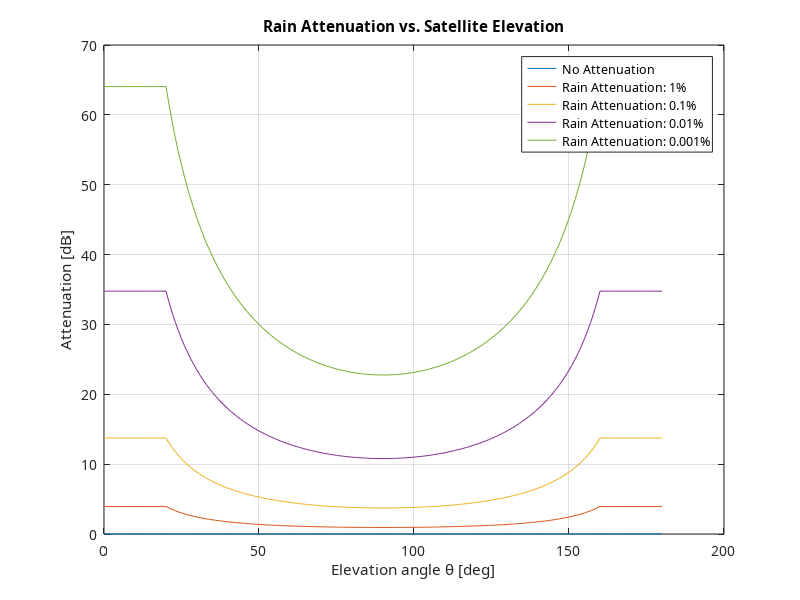
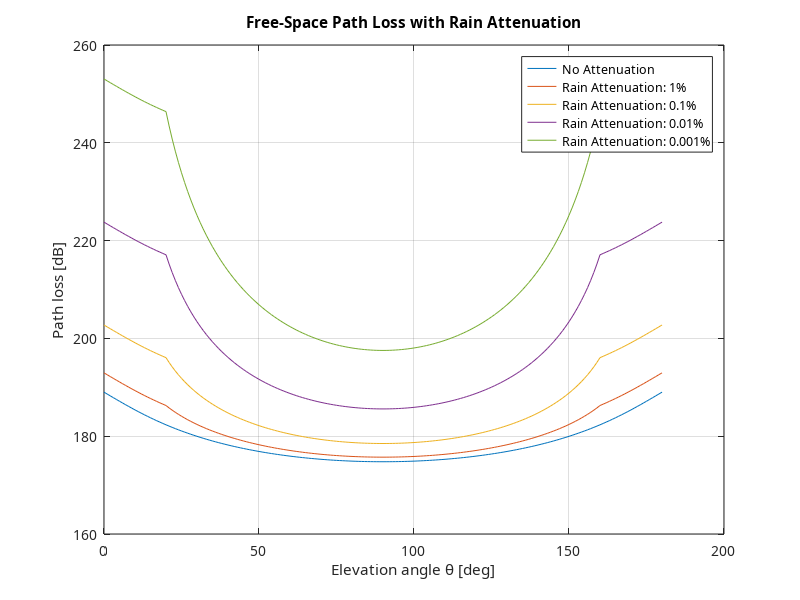
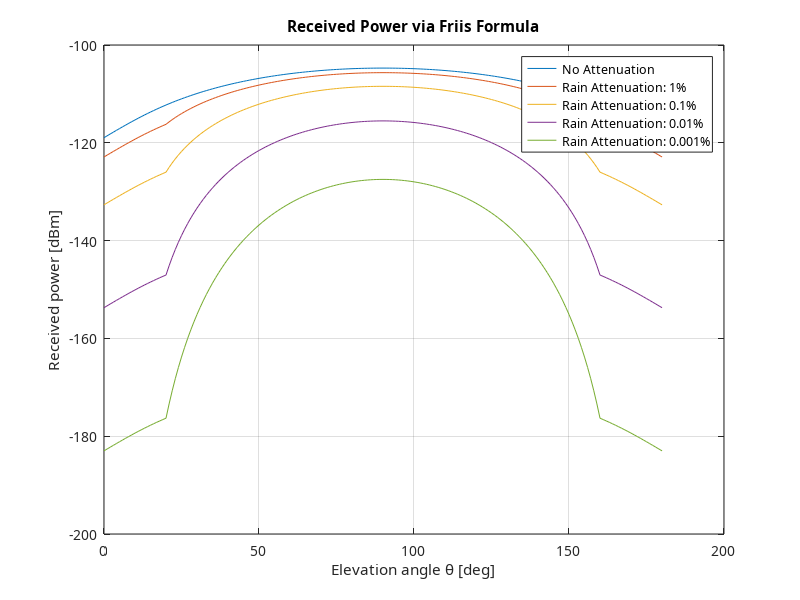
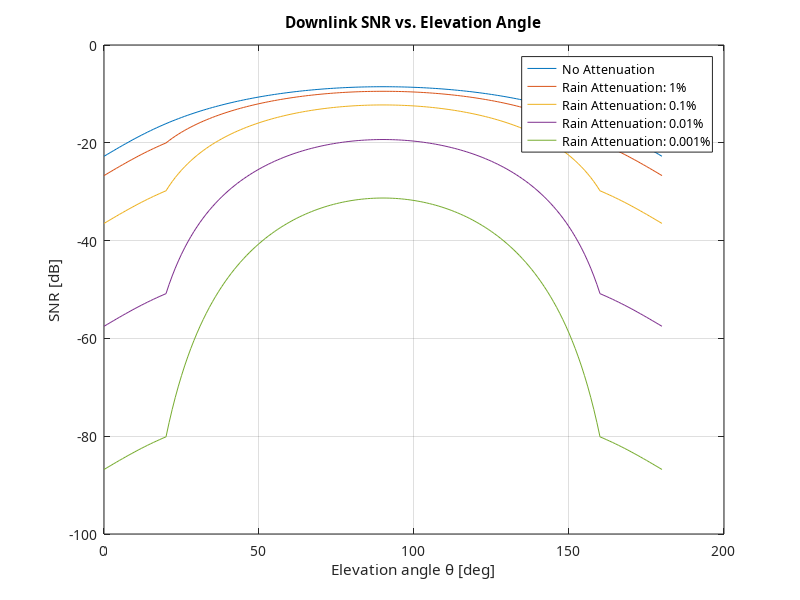

These figures' MATLAB source, in order: (Note: this script raises an error after producing the figures.)
%% 26 GHz mmWave LEO SatCom — Step 1: Free-Space Link Budget & Rain Attenuation
% Course: ELEC-H415 (Wireless Communications / Propagation Modeling)
%
% Models a 26 GHz LEO downlink (h_s = 500 km, T_rev = 5668 s, BW = 40 MHz)
% from horizon to horizon (elevation theta = 0..180 deg) with a single
% lossless isotropic receive antenna:
%   1. ITU-style rain attenuation across exceedance probabilities (0..0.001%)
%   2. Free-space path loss L0, Friis received power, SNR, and Shannon capacity
%   3. Integrated pass data volume and constant-bitrate optimization bonus
%
% Outputs: 6 figures + workspace metrics (transmitted_data, total_data).

clc; clear; close all;
set(groot, 'DefaultAxesFontName', 'Calisto MT');  % Set default font for axes to Calisto MT
set(groot, 'DefaultTextFontName', 'Calisto MT');  % Set default font for text to Calisto MT
set(groot, 'DefaultFigureColor', 'w');  % Set the background color of all figures to white
try s = settings; s.matlab.appearance.figure.GraphicsTheme.TemporaryValue = 'light'; catch, end

%% Parameters
% Assumptions:
% - Horizontally polarized wave matched to RX polarization (phi = 0, theta-only)
% - Atmospheric attenuation neglected except in the Rain Attenuation section

fc = 26e9;                 % Carrier frequency [Hz]
c = 3e8;                   % Speed of light [m/s]
lambda = c/fc;             % Wavelength [m]
beta = 2*pi/ lambda;       % Wavenumber [1/m]
omega = 2*pi*fc;           % Angular frequency [rad/s]
BW = 40e6;                 % Bandwidth [Hz]
EIRPW = 10e3;              % Transmitter EIRP [W] (eq 2.47)
EIRPdBW = 40;              % Transmitter EIRP [dBW]
EIRPdBm = 70;              % Transmitter EIRP [dBm]
F_db = 2;                  % Receiver Noise Figure [dB] (eq 3.92)
kb = 1.379e-23;            % Boltzmann's constant [W Hz^-1 K^-1]
T_receiver = 275;          % Receiver noise temperature [K] (eq 3.92)
h_s = 500e3;               % Satellite orbit altitude [m]
T_rev = 5668;              % Satellite revolution period [s]
Z_0 = 377;                 % Free-space impedance [Ohm]
R_E = 6371e3;              % Earth radius [m]
theta = (0:180)*pi/180;    % Satellite elevation angle [rad]
d = sqrt( ((R_E+h_s)^2) - ( (R_E^2) * (cos(theta).^2) ) ) - (R_E.*sin(theta));  % Slant range [m]

%% Bonus 1.1: Rain Attenuation
h_r = 2.400;                        % Rain height [km]
R_001 = 30;                         % Rainfall rate exceeded 0.01% [mm/h]
exceedance = [0; 1; 0.1; 0.01; 0.001];
d_s = h_r ./ (sin(theta));          % Slant-path length through rain
k = 0.15 + 0.003* (cos(theta).^2);
alpha_rain = (0.15 + 0.007* (cos(theta).^2) ) ./ k;
Gamma = k .* R_001.^alpha_rain;
L_r_001 = Gamma .* d_s;
L_r_001(1:21) = L_r_001(21);
L_r_001(161:end) = L_r_001(161);
Attenuation_list_L_r = L_r_001 .* (exceedance/0.01).^(-0.65 - ( 0.03 * log(exceedance) ) + (0.05* log(L_r_001) ) );

figure();
plot(theta*180/pi, Attenuation_list_L_r');
xlabel('Elevation angle \theta [deg]');
ylabel('Attenuation [dB]');
title('Rain Attenuation vs. Satellite Elevation');
legend('No Attenuation', 'Rain Attenuation: 1%', 'Rain Attenuation: 0.1%', 'Rain Attenuation: 0.01%', 'Rain Attenuation: 0.001%', 'Location', 'best');
grid on;

%% Free-Space Path Loss
G_rx = 1; % Lossless single isotropic receive antenna gain
L0 = 20*log10(d) + 20*log10(fc) - 147.5 + Attenuation_list_L_r; % Path loss [dB] (eq 3.12)

figure();
plot(theta*180/pi, L0');
xlabel('Elevation angle \theta [deg]');
ylabel('Path loss [dB]');
title('Free-Space Path Loss with Rain Attenuation');
legend('No Attenuation', 'Rain Attenuation: 1%', 'Rain Attenuation: 0.1%', 'Rain Attenuation: 0.01%', 'Rain Attenuation: 0.001%', 'Location', 'best');
grid on;

%% Received Power (Friis Formula, eq 3.8)
P_rxW = EIRPW * G_rx * (lambda / (4*pi) )^2 * (1./d).^2;
P_rx_dBm = 10*log10( P_rxW / (1e-3) ) - Attenuation_list_L_r;
P_rx_dBW = P_rx_dBm - 30;

figure();
plot(theta*180/pi, P_rx_dBm');
xlabel('Elevation angle \theta [deg]');
ylabel('Received power [dBm]');
title('Received Power via Friis Formula');
legend('No Attenuation', 'Rain Attenuation: 1%', 'Rain Attenuation: 0.1%', 'Rain Attenuation: 0.01%', 'Rain Attenuation: 0.001%', 'Location', 'best');
grid on;

%% Signal-to-Noise Ratio (eq 3.91)
SNR_db = P_rx_dBW - F_db - 10*log10(kb*T_receiver*BW);

figure();
plot(theta*180/pi, SNR_db');
xlabel('Elevation angle \theta [deg]');
ylabel('SNR [dB]');
title('Downlink SNR vs. Elevation Angle');
legend('No Attenuation', 'Rain Attenuation: 1%', 'Rain Attenuation: 0.1%', 'Rain Attenuation: 0.01%', 'Rain Attenuation: 0.001%', 'Location', 'best');
grid on;

%% Shannon Channel Capacity
SNR_lin = 10.^(SNR_db/10);
C = BW * log2(1+SNR_lin); % [bit/s]

figure();
plot(theta*180/pi, C');
xlabel('Elevation angle \theta [deg]');
ylabel('Capacity [bit/s]');
title('Shannon Channel Capacity vs. Elevation Angle');
legend('No Attenuation', 'Rain Attenuation: 1%', 'Rain Attenuation: 0.1%', 'Rain Attenuation: 0.01%', 'Rain Attenuation: 0.001%', 'Location', 'best');
grid on;

alpha = asin( (d/(R_E + h_s)) .* cos(theta) );
delta_alpha = abs(alpha(1:end-1) - alpha(2:end));
delta_tn = T_rev * (delta_alpha/(2*pi));

transmitted_data = sum(((C(:,1:end-1) + C(:,2:end))/2) .* delta_tn, 2);

%% Bonus 1.2: Constant Bitrate Optimization
transmission_duration = zeros(1, 91);
transmission_duration(1, 1) = sum(delta_tn);
for i = 1:90
    transmission_duration(1, i+1) = transmission_duration(i) - 2*delta_tn(i);
end
transmitted_data_test(:, 1:91) = C(:, 1:91) .* transmission_duration;
[~, AngleMaxDataTransmitted] = max(transmitted_data_test, [], 2);

figure();
plot(0:90, transmitted_data_test');
xlabel('Minimum cutoff elevation angle \theta [deg]');
ylabel('Transmitted data per pass [bits]');
title('Constant-Bitrate Pass Volume vs. Cutoff Elevation Angle');
legend('No Attenuation', 'Rain Attenuation: 1%', 'Rain Attenuation: 0.1%', 'Rain Attenuation: 0.01%', 'Rain Attenuation: 0.001%', 'Location', 'best');
grid on;

total_data = zeros(5, 1);
for i = 1:length(AngleMaxDataTransmitted)
    total_data(i) = transmitted_data_test(i, AngleMaxDataTransmitted(i));
end

fprintf('Step 1 Summary (No rain, 1%%, 0.1%%, 0.01%%, 0.001%%):\n');
fprintf('  Variable-rate pass volume [Gbit]: %s\n', sprintf('%.4f ', transmitted_data/1e9));
fprintf('  Constant-rate peak volume [Gbit]: %s (optimal cutoff deg: %s)\n', ...
    sprintf('%.4f ', total_data/1e9), sprintf('%d ', AngleMaxDataTransmitted - 1));

%% Export Figures (450 DPI PNG + Vector PDF)
figRoot = fullfile(fileparts(fileparts(mfilename('fullpath'))), 'docs', 'figures');
pngDir = fullfile(figRoot, 'png');
pdfDir = fullfile(figRoot, 'pdf');
if ~exist(pngDir, 'dir'), mkdir(pngDir); end
if ~exist(pdfDir, 'dir'), mkdir(pdfDir); end
figs = findall(0, 'Type', 'figure');
if ~isempty(figs)
    [~, ord] = sort([figs.Number]);
    figs = figs(ord);
    for fi = 1:numel(figs)
        exportgraphics(figs(fi), fullfile(pngDir, sprintf('step1_fig%02d.png', fi)), 'Resolution', 450, 'BackgroundColor', 'white');
        exportgraphics(figs(fi), fullfile(pdfDir, sprintf('step1_fig%02d.pdf', fi)), 'ContentType', 'vector', 'BackgroundColor', 'white');
    end
end
